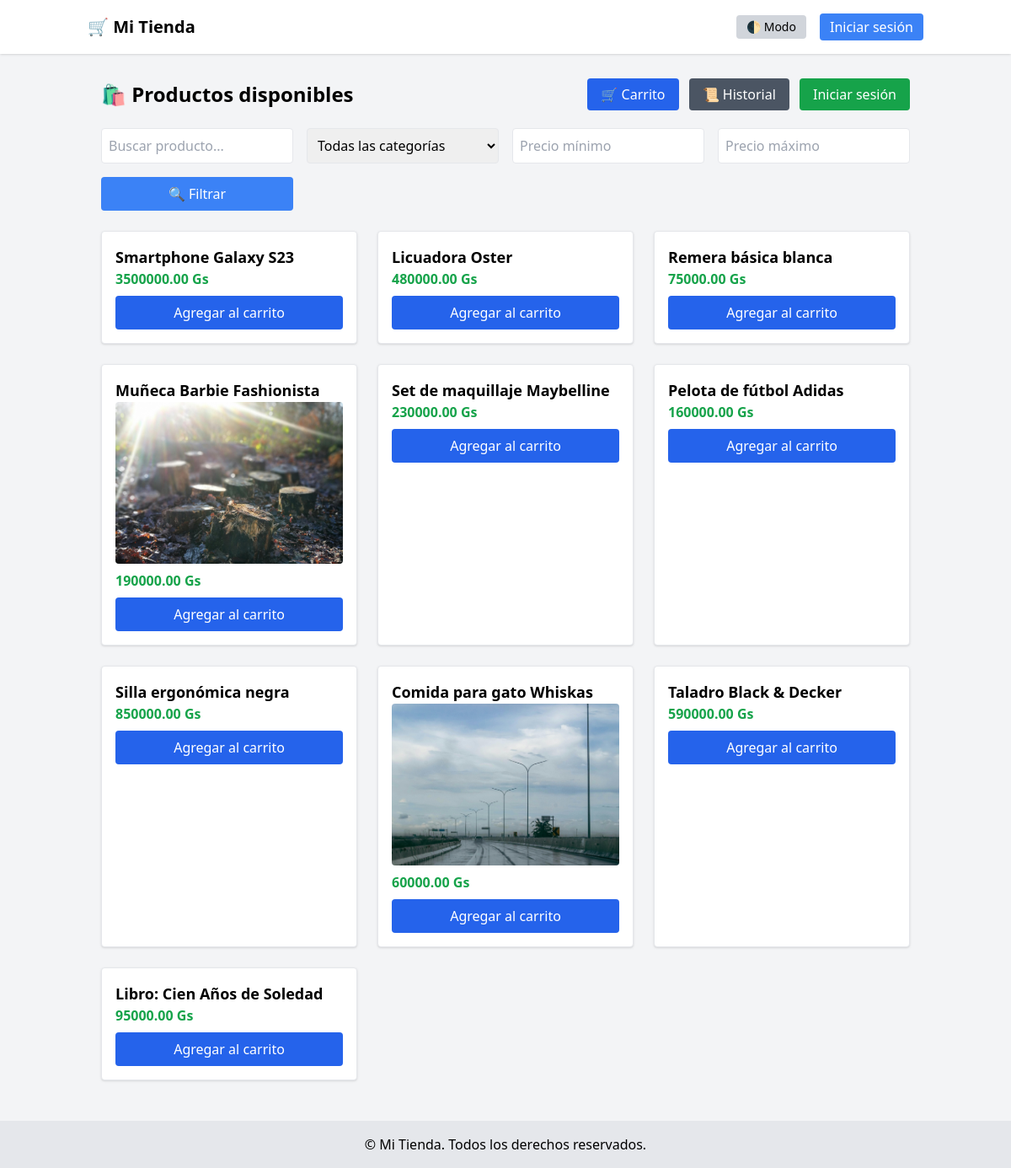
The page / on the database its author committed.
### tienda/models.py (models this page shows, shortened)
class Producto(models.Model):
    nombre = models.CharField(max_length=200)
    descripcion = models.TextField(blank=True, null=True)
    precio = models.DecimalField(max_digits=10, decimal_places=2)
    stock = models.PositiveIntegerField()
    categoria = models.ForeignKey(Categoria, on_delete=models.CASCADE, related_name='productos')
    imagen = models.ImageField(upload_to='productos/', blank=True, null=True)

### tienda/views.py (the view)
# urls.py: path('', views.InicioView.as_view(), name='inicio'),
class InicioView(ListView):
    model = Producto
    template_name = 'tienda/inicio.html'
    context_object_name = 'productos'

### templates/tienda/inicio.html (shortened to what this page needs)
{% extends 'tienda/base.html' %}
{% block contenido %}
<div class="container mx-auto p-4">
  <div class="flex justify-between items-center mb-6">
    <h1 class="text-2xl font-bold">🛍️ Productos disponibles</h1>
    <div>
      <a href="{% url 'ver_carrito' %}" class="mr-2 bg-blue-600 text-white px-4 py-2 rounded">🛒 Carrito</a>
      <a href="{% url 'historial_pedidos' %}" class="mr-2 bg-gray-600 text-white px-4 py-2 rounded">📜 Historial</a>
      {% if user.is_authenticated %}
        <span class="mr-2">👤 {{ user.username }}</span>
        <a href="{% url 'logout' %}" class="bg-red-500 text-white px-4 py-2 rounded">Cerrar sesión</a>
      {% else %}
        <a href="{% url 'login' %}" class="bg-green-600 text-white px-4 py-2 rounded">Iniciar sesión</a>
      {% endif %}
    </div>
  </div>
  <form method="get" class="grid md:grid-cols-4 gap-4 mb-6">
    <input type="text" name="q" placeholder="Buscar producto..." value="{{ request.GET.q }}" class="p-2 border rounded">
    <select name="categoria" class="p-2 border rounded">
      <option value="">Todas las categorías</option>
    </select>
    <input type="number" name="precio_min" placeholder="Precio mínimo" value="{{ request.GET.precio_min }}" class="p-2 border rounded">
    <input type="number" name="precio_max" placeholder="Precio máximo" value="{{ request.GET.precio_max }}" class="p-2 border rounded">
    <button type="submit" class="col-span-4 md:col-span-1 bg-blue-500 text-white p-2 rounded mt-2 md:mt-0">🔍 Filtrar</button>
  </form>
  <div class="grid md:grid-cols-3 gap-6">
    {% for producto in productos %}
      <div class="border rounded shadow p-4 bg-white dark:bg-gray-800 dark:text-white">
        <h3 class="text-lg font-semibold">{{ producto.nombre }}</h3>
        {% if producto.imagen %}
          <img src="{{ producto.imagen.url }}" alt="{{ producto.nombre }}" class="w-full h-48 object-cover mb-2 rounded">
        {% endif %}
        <p class="text-green-600 font-bold mb-2">{{ producto.precio }} Gs</p>
        <form action="{% url 'agregar_al_carrito' producto.id %}" method="post">
          <button type="submit" class="bg-blue-600 text-white px-4 py-2 rounded w-full">Agregar al carrito</button>
        </form>
      </div>
    {% endfor %}
  </div>
</div>
{% endblock %}

### templates/tienda/base.html (shortened to what this page needs)
<!DOCTYPE html>
<html lang="es" class="dark">
<head>
  <script src="https://cdn.tailwindcss.com"></script>
</head>
<body class="bg-gray-100 dark:bg-gray-900 dark:text-white min-h-screen flex flex-col">
  <header class="bg-white dark:bg-gray-800 shadow mb-4">
    <div class="container mx-auto px-4 py-4 flex justify-between items-center">
      <h1 class="text-xl font-bold">
        <a href="{% url 'listar_productos' %}">🛒 Mi Tienda</a>
      </h1>
      <div class="flex items-center gap-4">
        <button onclick="toggleModoOscuro()" class="bg-gray-300 dark:bg-gray-700 text-sm px-3 py-1 rounded">
          🌓 Modo
        </button>
        {% if user.is_authenticated %}
          <span>👤 {{ user.username }}</span>
          <a href="{% url 'logout' %}" class="bg-red-500 text-white px-3 py-1 rounded">Salir</a>
        {% else %}
          <a href="{% url 'login' %}" class="bg-blue-500 text-white px-3 py-1 rounded">Iniciar sesión</a>
        {% endif %}
      </div>
    </div>
  </header>
  <main class="container mx-auto px-4 flex-grow">
    {% block contenido %}{% endblock %}
  </main>
  <footer class="bg-gray-200 dark:bg-gray-700 text-center py-4 mt-8">
    <p>&copy; {{ now|date:"Y" }} Mi Tienda. Todos los derechos reservados.</p>
  </footer>
</body>
</html>

### rows shown on the page
Producto: nombre "Smartphone Galaxy S23", precio "3500000.00"
Producto: nombre "Licuadora Oster", precio "480000.00"
Producto: nombre "Remera básica blanca", precio "75000.00"
Producto: nombre "Muñeca Barbie Fashionista", imagen (picture), precio "190000.00"
Producto: nombre "Set de maquillaje Maybelline", precio "230000.00"
Producto: nombre "Pelota de fútbol Adidas", precio "160000.00"
Producto: nombre "Silla ergonómica negra", precio "850000.00"
Producto: nombre "Comida para gato Whiskas", imagen (picture), precio "60000.00"
Producto: nombre "Taladro Black & Decker", precio "590000.00"
Producto: nombre "Libro: Cien Años de Soledad", precio "95000.00"
